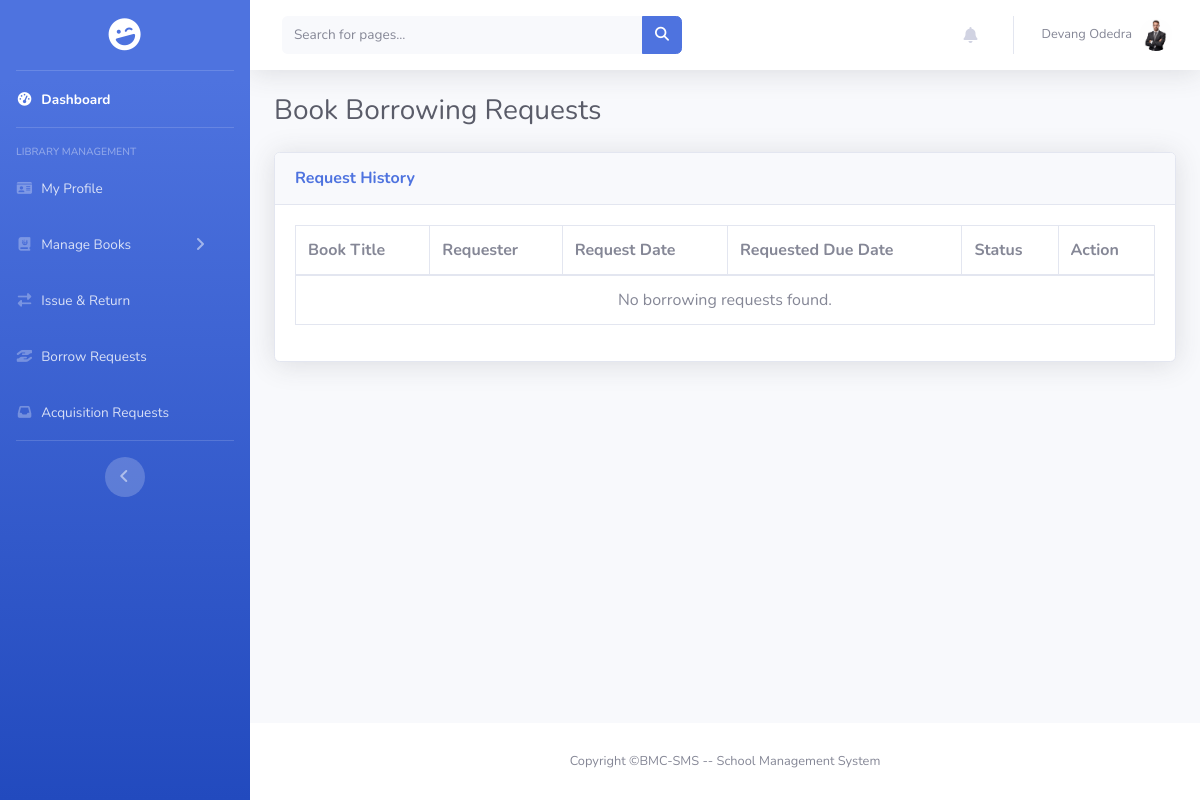
The page /pages/librarian/borrow_requests.php (signed in) on the database as committed earlier.
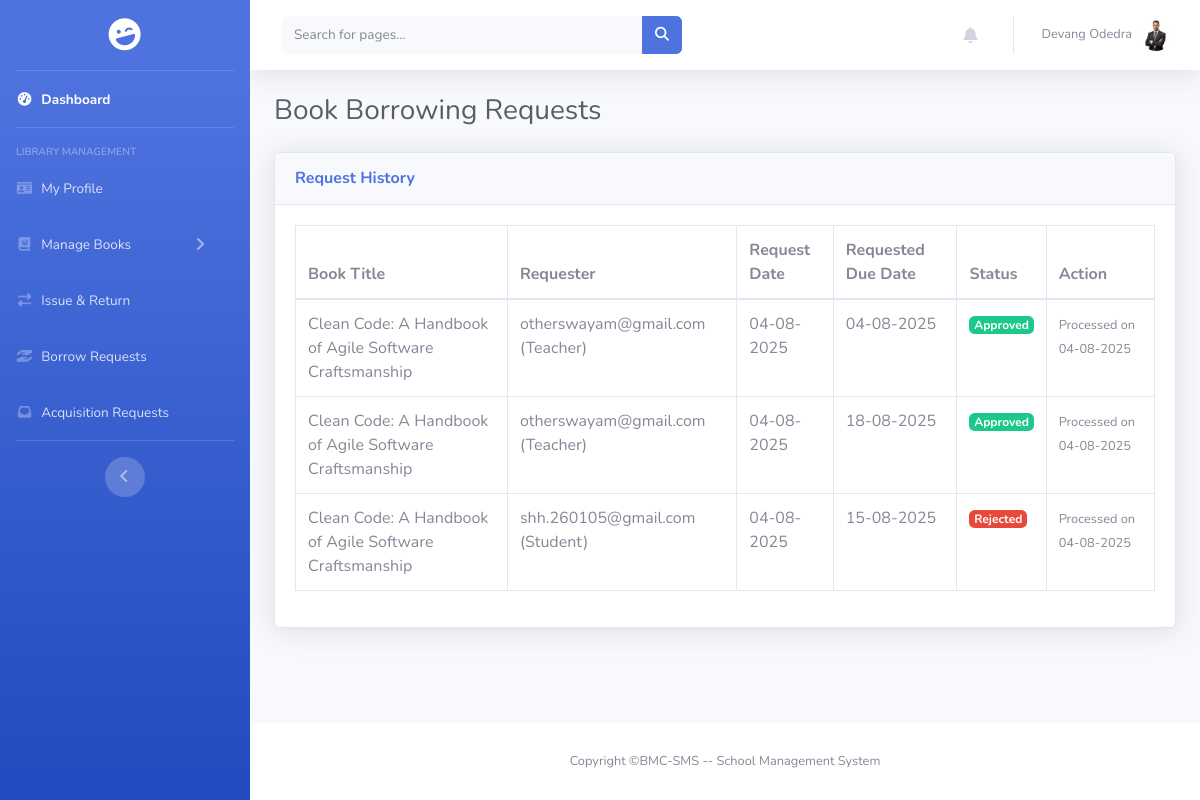
The same page on the database as committed later.
### tables this page shows
CREATE TABLE `borrow_requests` (
  `request_id` int(11) NOT NULL,
  `book_id` int(11) NOT NULL,
  `school_id` int(11) NOT NULL,
  `borrower_id` int(11) NOT NULL,
  `borrower_role` enum('student','teacher') NOT NULL,
  `requested_due_date` date DEFAULT NULL,
  `request_date` timestamp NOT NULL DEFAULT current_timestamp(),
  `status` enum('Pending','Approved','Rejected','Collected') NOT NULL DEFAULT 'Pending',
  `librarian_id` int(11) DEFAULT NULL,
  `action_date` datetime DEFAULT NULL,
  `rejection_reason` text DEFAULT NULL,
  `due_date` date DEFAULT NULL
);

CREATE TABLE `books` (
  `book_id` int(11) NOT NULL,
  `school_id` int(11) NOT NULL,
  `title` varchar(255) NOT NULL,
  `author` varchar(255) NOT NULL,
  `isbn` varchar(20) DEFAULT NULL,
  `publisher` varchar(255) DEFAULT NULL,
  `quantity_total` int(11) NOT NULL DEFAULT 0,
  `quantity_available` int(11) NOT NULL DEFAULT 0,
  `created_at` timestamp NOT NULL DEFAULT current_timestamp(),
  `file_path` varchar(255) DEFAULT NULL,
  `is_digital` tinyint(1) NOT NULL DEFAULT 0
);

CREATE TABLE `users` (
  `id` int(11) NOT NULL,
  `role` enum('student','teacher','principal','superadmin','librarian') NOT NULL,
  `email` varchar(50) NOT NULL,
  `password` varchar(255) NOT NULL,
  `account_status` enum('active','suspended') NOT NULL DEFAULT 'active'
);

### encryption.php (called while the page is built, shortened)
<?php
function decrypt_id($encrypted)
{
    return openssl_decrypt($encrypted, ENCRYPTION_METHOD, ENCRYPTION_KEY, 0, ENCRYPTION_IV);
}

### pages/librarian/borrow_requests.php (the view, shortened to what this page needs)
<?php
include_once '../../includes/connect.php';
include_once '../../encryption.php';
$user_id = null;
$school_id = null;
if (isset($_COOKIE['encrypted_user_id'])) {
    $user_id = decrypt_id($_COOKIE['encrypted_user_id']);
}
if ($user_id) {
    $stmt = $conn->prepare("SELECT school_id FROM librarian WHERE id = ?");
    $stmt->bind_param("i", $user_id);
    $stmt->execute();
    $school_id = $stmt->get_result()->fetch_assoc()['school_id'];
}
$sql = "SELECT br.request_id, b.title, u.email as borrower_email, br.borrower_role, br.request_date, br.status, br.action_date, br.requested_due_date, l_user.email as librarian_email
        FROM borrow_requests br
        JOIN books b ON br.book_id = b.book_id
        JOIN users u ON br.borrower_id = u.id
        LEFT JOIN users l_user ON br.librarian_id = l_user.id
        WHERE br.school_id = ?
        ORDER BY FIELD(br.status, 'Pending', 'Approved', 'Rejected', 'Collected'), br.request_date DESC";
$stmt_req = $conn->prepare($sql);
$stmt_req->bind_param("i", $school_id);
$stmt_req->execute();
$requests = $stmt_req->get_result()->fetch_all(MYSQLI_ASSOC);
?>
<!DOCTYPE html>
<html lang="en">
<head>
    <link href="../../assets/vendor/fontawesome-free/css/all.min.css" rel="stylesheet" type="text/css">
    <link href="../../assets/css/sb-admin-2.min.css" rel="stylesheet">
    <link rel="stylesheet" href="https://cdnjs.cloudflare.com/ajax/libs/font-awesome/6.5.2/css/all.min.css" />
    <link rel="stylesheet" href="../../assets/css/sidebar.css">
    <link rel="stylesheet" href="../../assets/css/scrollbar_hidden.css">
</head>
<body id="page-top">
    <div id="wrapper">
        <?php include '../../includes/sidebar.php'; ?>
        <div id="content-wrapper" class="d-flex flex-column">
            <div id="content">
                <?php include_once '../../includes/header.php'; ?>
                <div class="container-fluid">
                    <h1 class="h3 mb-4 text-gray-800">Book Borrowing Requests</h1>
                    <div class="card shadow mb-4">
                        <div class="card-header py-3">
                            <h6 class="m-0 font-weight-bold text-primary">Request History</h6>
                        </div>
                        <div class="card-body">
                            <div class="table-responsive">
                                <table class="table table-bordered">
                                    <thead>
                                        <tr>
                                            <th>Book Title</th>
                                            <th>Requester</th>
                                            <th>Request Date</th>
                                            <th>Requested Due Date</th>
                                            <th>Status</th>
                                            <th>Action</th>
                                        </tr>
                                    </thead>
                                    <tbody>
                                        <?php if (!empty($requests)): ?>
                                            <?php foreach ($requests as $req): ?>
                                                <tr>
                                                    <td><?php echo htmlspecialchars($req['title']); ?></td>
                                                    <td><?php echo htmlspecialchars($req['borrower_email']); ?> (<?php echo ucfirst(htmlspecialchars($req['borrower_role'])); ?>)</td>
                                                    <td><?php echo date('d-m-Y', strtotime($req['request_date'])); ?></td>
                                                    <td><?php echo date('d-m-Y', strtotime($req['requested_due_date'])); ?></td>
                                                    <td>
                                                        <?php if ($req['status'] == 'Approved') echo '<span class="badge badge-success">Approved</span>'; ?>
                                                        <?php if ($req['status'] == 'Rejected') echo '<span class="badge badge-danger">Rejected</span>'; ?>
                                                    </td>
                                                    <td>
                                                        <?php if ($req['status'] == 'Pending'): ?>
                                                            <a href="handle_borrow_request.php?action=approve&id=<?php echo $req['request_id']; ?>" class="btn btn-success btn-sm" onclick="return confirm('Approve request and issue book?');">Approve</a>
                                                            <button type="button" class="btn btn-danger btn-sm reject-btn" data-toggle="modal" data-target="#rejectionModal" data-id="<?php echo $req['request_id']; ?>">Reject</button>
                                                        <?php else: ?>
                                                            <small class="text-muted">Processed on <?php echo date('d-m-Y', strtotime($req['action_date'])); ?></small>
                                                        <?php endif; ?>
                                                    </td>
                                                </tr>
                                            <?php endforeach; ?>
                                        <?php else: ?>
                                            <tr><td colspan="6" class="text-center">No borrowing requests found.</td></tr>
                                        <?php endif; ?>
                                    </tbody>
                                </table>
                            </div>
                        </div>
                    </div>
                </div>
            </div>
            <?php include_once '../../includes/footer.php'; ?>
        </div>
    </div>
</body>
</html>

### includes/sidebar.php (shortened to what this page needs)
<?php
$role = null;
if (isset($_COOKIE['encrypted_user_role'])) {
    $role = decrypt_id($_COOKIE['encrypted_user_role']);
}
?>
<ul class="navbar-nav bg-gradient-primary sidebar sidebar-dark accordion" id="accordionSidebar">
    <a class="sidebar-brand d-flex align-items-center justify-content-center"
        href="<?php echo BASE_WEB_PATH; ?>dashboard.php">
        <div class="sidebar-brand-icon rotate-n-15">
            <i class="fas fa-laugh-wink"></i>
        </div>
    </a>
    <hr class="sidebar-divider my-0">
    <li class="nav-item active">
        <a class="nav-link" href="<?php echo BASE_WEB_PATH; ?>dashboard.php">
            <i class="fas fa-fw fa-tachometer-alt"></i>
            <span>Dashboard</span></a>
    </li>
    <hr class="sidebar-divider">
    <?php
    switch ($role) {
    ?>
        <?php
        case 'librarian':
        ?>
            <div class="sidebar-heading font-weight-semibold">Library Management</div>
            <li class="nav-item">
                <a class="nav-link" href="<?php echo BASE_WEB_PATH; ?>pages/user/profile.php">
                    <i class="fas fa-fw fa-id-card"></i>
                    <span>My Profile</span>
                </a>
            </li>
            <li class="nav-item">
                <a class="nav-link collapsed" href="#" data-toggle="collapse" data-target="#collapseBooks">
                    <i class="fas fa-fw fa-book-journal-whills"></i>
                    <span>Manage Books</span>
                </a>
            </li>
            <li class="nav-item">
                <a class="nav-link" href="<?php echo BASE_WEB_PATH; ?>pages/librarian/issue_return.php">
                    <i class="fas fa-fw fa-right-left"></i>
                    <span>Issue & Return</span>
                </a>
            </li>
            <li class="nav-item">
                <a class="nav-link" href="<?php echo BASE_WEB_PATH; ?>pages/librarian/borrow_requests.php">
                    <i class="fas fa-fw fa-hand-holding-hand"></i>
                    <span>Borrow Requests</span>
                </a>
            </li>
            <li class="nav-item">
                <a class="nav-link" href="<?php echo BASE_WEB_PATH; ?>pages/librarian/book_requests.php">
                    <i class="fas fa-fw fa-inbox"></i>
                    <span>Acquisition Requests</span>
                </a>
            </li>
    <?php
            break;
    }
    ?>
    <hr class="sidebar-divider d-none d-md-block">
    <div class="text-center d-none d-md-inline">
        <button class="rounded-circle border-0" id="sidebarToggle"></button>
    </div>
</ul>

### includes/header.php (shortened to what this page needs)
<?php
include_once $_SERVER['DOCUMENT_ROOT'] . '/BMC-SMS/encryption.php';
$userName = 'Guest';
$userProfileImage = BASE_WEB_PATH . 'assets/images/undraw_profile.svg';
$isLoggedIn = false;
if (isset($_COOKIE['encrypted_user_role'])) {
    $isLoggedIn = true;
    $user_role = decrypt_id($_COOKIE['encrypted_user_role']);
    if ($user_role === 'superadmin') {
        $userName = 'Super Admin';
    } else {
        if (isset($_COOKIE['encrypted_user_name'])) {
            $userName = decrypt_id($_COOKIE['encrypted_user_name']);
        }
        if (isset($_COOKIE['encrypted_profile_image'])) {
            $decrypted_image_relative_path = decrypt_id($_COOKIE['encrypted_profile_image']);
            $image_path_for_web = BASE_WEB_PATH . ltrim($decrypted_image_relative_path, '/');
            $filesystem_path = rtrim($_SERVER['DOCUMENT_ROOT'], '/') . $image_path_for_web;
            if (!empty($decrypted_image_relative_path) && file_exists($filesystem_path) && is_file($filesystem_path)) {
                $userProfileImage = $image_path_for_web;
            }
        }
    }
}
?>
<nav class="navbar navbar-expand navbar-light bg-white topbar mb-4 static-top shadow">
    <div class="d-none d-sm-inline-block form-inline mr-auto ml-md-3 my-2 my-md-0 mw-100 navbar-search position-relative">
        <div class="input-group">
            <input type="text" id="pageSearchInput" class="form-control bg-light border-0 small" placeholder="Search for pages..."
                aria-label="Search">
            <div class="input-group-append">
                <button class="btn btn-primary" type="button">
                    <i class="fas fa-search fa-sm"></i>
                </button>
            </div>
        </div>
    </div>
    <ul class="navbar-nav ml-auto">
        <li class="nav-item dropdown no-arrow mx-1">
            <a class="nav-link dropdown-toggle" href="#" id="alertsDropdown" role="button" data-toggle="dropdown"
                aria-haspopup="true" aria-expanded="false">
                <i class="fas fa-bell fa-fw"></i>
            </a>
        </li>
        <?php if ($isLoggedIn): ?>
        <li class="nav-item dropdown no-arrow">
            <a class="nav-link dropdown-toggle" href="#" id="userDropdown" role="button" data-toggle="dropdown"
                aria-haspopup="true" aria-expanded="false">
                <span
                    class="mr-2 d-none d-lg-inline text-gray-600 small"><?php echo htmlspecialchars($userName); ?></span>
                <img class="img-profile rounded-circle" src="<?php echo htmlspecialchars($userProfileImage); ?>"
                    onerror="this.src='<?php echo BASE_WEB_PATH; ?>assets/images/undraw_profile.svg';" alt="Profile"
                    style="width: 32px; height: 32px; object-fit: cover;">
            </a>
        </li>
        <?php endif; ?>
    </ul>
</nav>

### includes/footer.php
<footer class="sticky-footer bg-white">
    <div class="container my-auto">
        <div class="copyright text-center my-auto">
            <span>Copyright &copy;BMC-SMS -- School Management System</span>
        </div>
    </div>
</footer>

### assets/css/sidebar.css (style rules this page uses)
#accordionSidebar { position: -webkit-sticky; position: sticky; top: 0; height: 100vh; max-height: 100vh; transition: width 0.3s ease; flex-shrink: 0; }
#accordionSidebar .nav-item .nav-link[data-toggle="collapse"]::after { display: inline-block; margin-left: 0.5rem; transition: transform 0.2s ease; }
html, body { height: 100%; overflow: hidden !important; }
#wrapper { height: 100vh; }
#content-wrapper { overflow-y: auto; }
@media (min-width: 768px) { #accordionSidebar { width: 250px !important; } }

### assets/css/scrollbar_hidden.css (style rules this page uses)
body { -ms-overflow-style: none; scrollbar-width: none; }

Rows that differ between the two databases and show on the page:
added borrow_requests: book.title "Clean Code: A Handbook of Agile Software Craftsmanship", borrower.email "otherswayam@gmail.com", borrower_role "Teacher", request_date "04-08-2025", requested_due_date "04-08-2025", status "Approved", action_date "04-08-2025"
added borrow_requests: book.title "Clean Code: A Handbook of Agile Software Craftsmanship", borrower.email "otherswayam@gmail.com", borrower_role "Teacher", request_date "04-08-2025", requested_due_date "18-08-2025", status "Approved", action_date "04-08-2025"
added borrow_requests: book.title "Clean Code: A Handbook of Agile Software Craftsmanship", borrower.email "shh.260105@gmail.com", borrower_role "Student", request_date "04-08-2025", requested_due_date "15-08-2025", status "Rejected", action_date "04-08-2025"
Other text that changed with them:
text no longer shown: "No borrowing requests found."
